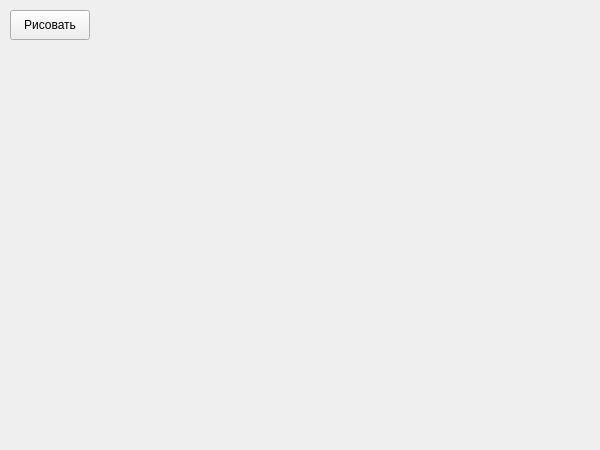
<?xml version="1.0" encoding="UTF-8"?>
<ui version="4.0">
 <class>MainWindow</class>
 <widget class="QMainWindow" name="MainWindow">
  <property name="geometry">
   <rect>
    <x>0</x>
    <y>0</y>
    <width>600</width>
    <height>450</height>
   </rect>
  </property>
  <property name="windowTitle">
   <string>Git Circles - Sidorova Katy</string>
  </property>
  <widget class="QWidget" name="centralwidget">
   <widget class="QPushButton" name="pushButton">
    <property name="geometry">
     <rect>
      <x>10</x>
      <y>10</y>
      <width>80</width>
      <height>30</height>
     </rect>
    </property>
    <property name="text">
     <string>Рисовать</string>
    </property>
   </widget>
  </widget>
 </widget>
 <resources/>
 <connections/>
</ui>
